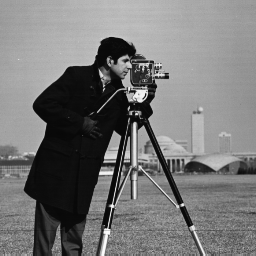
#> input picture cameraman.tif, 256 x 256 px
$ python main.py
#> lines starting #> are read from the running program, lines starting #| are printed output that depends on the picture

import numpy as np
import matplotlib.pyplot as plt
from scipy.fftpack import dct, idct
from scipy.sparse.linalg import LinearOperator, cg
from PIL import Image
import time
import os
from tqdm.auto import tqdm

def dct2(x):
    # apply 1D dct (type II, orthonormal) on rows then cols
    return dct(dct(x.T, norm='ortho').T, norm='ortho')

def idct2(x):
    # inverse DCT (type III, orthonormal)
    return idct(idct(x.T, norm='ortho').T, norm='ortho')

def psnr(x_hat, x_true):
    N = x_true.size
    num = np.max(np.abs(x_true))
    den = np.linalg.norm((x_true - x_hat).ravel()) / np.sqrt(N)
    if den == 0:
        return np.inf
    return 20.0 * np.log10(num / den)

def rel_l2(x_hat, x_true):
    return np.linalg.norm(x_hat.ravel() - x_true.ravel()) / np.linalg.norm(x_true.ravel())

def make_random_mask(shape, sampling_ratio, rng=None):
    rng = np.random.default_rng(rng)
    N = shape[0] * shape[1]
    M = int(np.round(sampling_ratio * N))
    idx = rng.choice(N, size=M, replace=False)
    mask = np.zeros(N, dtype=np.uint8)
    mask[idx] = 1
    return mask.reshape(shape)

def apply_mask(x, mask):
    return mask * x

def mm_cg_reconstruct(m, mask, lam, p=0.4, eps=1e-6,
                      tol_cg=1e-6, tol_mm=1e-4, max_mm_iters=200,
                      verbose=False):
    shape = m.shape
    N = shape[0] * shape[1]
    # initialize zero-filled image
    xk = m.copy()
    Wt_m = m.copy()  # because W^T m is just mask * m (measurements in place)
    diag_mask = mask  # M operator is elementwise multiply by mask

    obj_vals = []
    rel_changes = []
    cg_iters_per_mm = []
    times = []

    for k in tqdm(range(max_mm_iters)):
        t0 = time.time()
        # DCT of current estimate
        y_hat = dct2(xk)
        # compute weights in DCT domain: w_i = p * (eps + y_i^2)^{p-1}
        w = p * (eps + y_hat**2)**(p - 1)

        # define linear operator M^{(k)} acting on image-shaped vectors
        def M_op(vec_flat):
            z = vec_flat.reshape(shape)
            term1 = diag_mask * z
            # DCT domain multiplication then IDCT
            Dz = idct2(w * dct2(z))
            return (term1 + lam * Dz).ravel()

        linop = LinearOperator((N, N), matvec=M_op, dtype=np.float64)

        # right-hand side is W^T m = mask * m
        b = Wt_m.ravel()

        # CG solve: M^{(k)} x = b
        # use previous xk as initial guess
        x0 = xk.ravel()
        x_sol, info = cg(linop, b, x0=x0, tol=tol_cg, maxiter=10*N)
        # info==0 : converged; >0 number of iterations, <0 error

        x_next = x_sol.reshape(shape)

        # diagnostics
        # objective value J(x)
        data_fidelity = np.linalg.norm(apply_mask(x_next, mask) - m)**2
        y_next = dct2(x_next)
        reg = lam * np.sum((eps + y_next**2)**p)
        Jk = data_fidelity + reg
        obj_vals.append(Jk)

        rel_change = np.linalg.norm((x_next - xk)) / (np.linalg.norm(xk) + 1e-12)
        rel_changes.append(rel_change)
        cg_iters_per_mm.append(info if isinstance(info, (int, np.integer)) else 0)
        times.append(time.time() - t0)

        if verbose:
            print(f"MM iter {k:3d}: J={Jk:.6e}, rel_change={rel_change:.3e}, cg_info={info}")

        # stopping
        xk = x_next
        if rel_change < tol_mm:
            if verbose:
                print("MM stopping criterion reached.")
            break

    diagnostics = {
        'obj_vals': np.array(obj_vals),
        'rel_changes': np.array(rel_changes),
        'cg_iters': np.array(cg_iters_per_mm),
        'times': np.array(times),
        'iters': k + 1
    }
    return xk, diagnostics
def run_experiments(image_paths, sampling_ratios=[0.1,0.2,0.3,0.5],
                    p_list=[0.3,0.4,0.5],
                    lambda_grid=[0.001, 0.001, 0.01, 0.1, 1],
                    snr_db=30.0,
                    eps=1e-6,
                    rng_seed=0,
                    out_dir='results'):
#> called with snr_db = 30, eps = 1e-06, rng_seed = 42, out_dir = 'results_mm_cg'
    os.makedirs(out_dir, exist_ok=True)
    rng = np.random.default_rng(rng_seed)
    all_results = []

    for img_path in image_paths:
        # load and normalize to [0,1]
        im = Image.open(img_path).convert('L')
#> im is the input picture: PIL image 256x256 L; min 7, max 253, mean 118.7
        im = im.resize((256,256))
        x_true = np.asarray(im, dtype=np.float32) / 255.0

        for r in sampling_ratios:
            mask = make_random_mask(x_true.shape, r, rng=rng)

            sampled = mask * x_true
            observed_energy = np.linalg.norm(sampled)**2
            eta_norm = np.linalg.norm(sampled) / (10**(snr_db / 20.0) + 1e-12)

            eta = np.zeros_like(x_true)
            noise_random = rng.standard_normal(size=x_true.shape)
            noise_random *= mask
            if np.linalg.norm(noise_random) == 0:
                noise_random = mask * 1e-12
            noise_random *= (eta_norm / np.linalg.norm(noise_random))
            eta = noise_random
            m = sampled + eta

            # validation sweep: try all (p, lambda) combinations, keep best PSNR
            best = {'psnr': -np.inf}
            results_table = []

            for p in p_list:
                for lam in lambda_grid:
                    x_hat, diag = mm_cg_reconstruct(
                        m, mask, lam, p=p, eps=eps,
                        tol_cg=1e-6, tol_mm=1e-4,
                        max_mm_iters=200, verbose=False
                    )
                    cur_psnr = psnr(x_hat, x_true)
                    cur_rel = rel_l2(x_hat, x_true)
                    results_table.append((p, lam, cur_psnr, cur_rel, diag))
                    all_results.append((f"{img_path}", r, p, lam, cur_psnr))
                    if cur_psnr > best['psnr']:
                        best = {
                            'p': p, 'lam': lam,
                            'psnr': cur_psnr, 'rel': cur_rel,
                            'x_hat': x_hat, 'diag': diag
                        }

            base_name = os.path.splitext(os.path.basename(img_path))[0]
            out_prefix = f"{base_name}_r{int(r*100)}"

            plt.imsave(os.path.join(out_dir, f"{out_prefix}_mask.png"),  mask,          cmap='gray')
            plt.imsave(os.path.join(out_dir, f"{out_prefix}_noisy.png"), np.clip(m,0,1), cmap='gray')
            plt.imsave(
                os.path.join(out_dir, f"{out_prefix}_recon_p{best['p']}_lam{best['lam']}.png"),
                np.clip(best['x_hat'],0,1),
                cmap='gray'
            )

            # PSNR vs lambda plot (for each p)
            plt.figure(figsize=(6,4))
            for p in p_list:
                lambdas = []
                psnrs = []
                for (pp, lam, ps, rl, dg) in results_table:
                    if pp == p:
                        lambdas.append(lam)
                        psnrs.append(ps)
                lambdas = np.array(lambdas)
                psnrs = np.array(psnrs)
                order = np.argsort(lambdas)
                plt.plot(lambdas[order], psnrs[order], marker='o', label=f"p={p}")
            plt.xscale('log')
            plt.xlabel('lambda (log scale)')
            plt.ylabel('PSNR (dB)')
            plt.title(f"{base_name} r={r}")
            plt.legend()
            plt.grid(True)
            plt.savefig(os.path.join(out_dir, f"{out_prefix}_psnr_vs_lambda.png"))
            plt.close()

            # convergence curves for best setting
            diag = best['diag']
            plt.figure(figsize=(6,4))
            plt.plot(diag['obj_vals'])
            plt.xlabel('MM iteration')
            plt.ylabel('Objective J')
            plt.title(f"Convergence (p={best['p']}, lam={best['lam']})")
            plt.grid(True)
            plt.savefig(os.path.join(out_dir, f"{out_prefix}_convergence.png"))
            plt.close()

            print(
                f"{base_name} r={r}: best p={best['p']}, lam={best['lam']}, "
                f"PSNR={best['psnr']:.2f} dB, rel={best['rel']:.4f}"
            )
#> this loop made 1 pass
#> (observed_energy, eta_norm) on pass 1: (1815.6, 1.35)
#> pass 1, in run_experiments, `sampled = mask * x_true`:
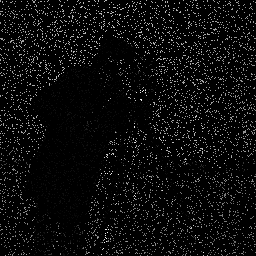
#> sampled: shape (256, 256) float32; min 0, max 0.984, mean 0.0466
#> pass 1, in run_experiments, `noise_random *= (eta_norm / np.linalg.norm(noise_random))`:
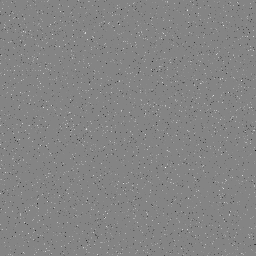
#> noise_random: shape (256, 256) float64; min -0.0736, max 0.0685, mean -2.78e-06; drawn with min black and max white
#> pass 1, in mm_cg_reconstruct, `diag_mask = mask`:
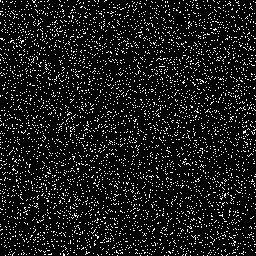
#> diag_mask: shape (256, 256); values 0 (black) and 1 (white), 10% white in thin lines or dots
#> after the loop, all_results = []

    print("All experiments finished. Results saved in:", out_dir)
    return all_results


if __name__ == "__main__":
    # update paths to your images (cameraman, barbara/lena)
    image_paths = ["cameraman.tif","lena.png"]  # ensure these files exist in working dir
#> (the run stopped early here; a loop or call above may not have finished)
